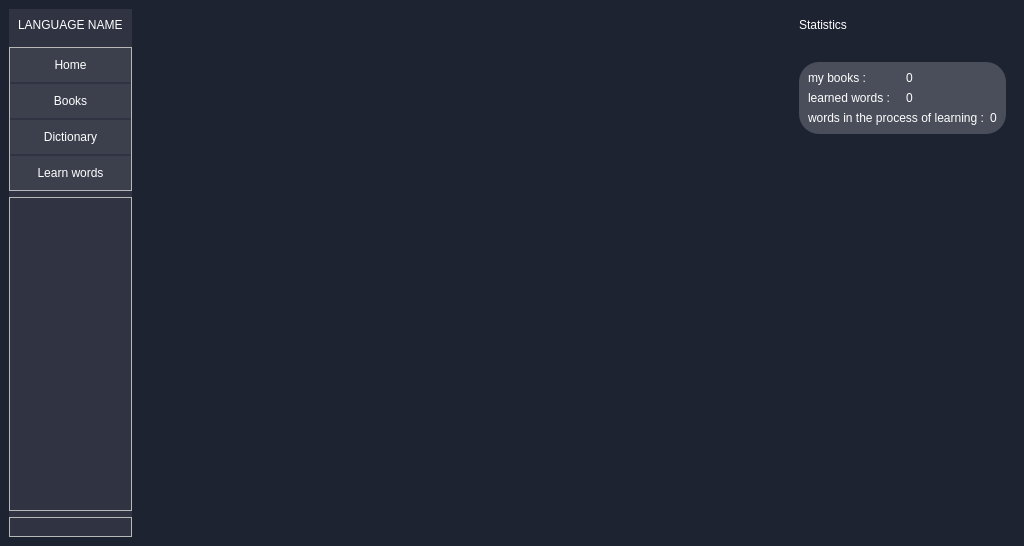
<?xml version="1.0" encoding="UTF-8"?>
<ui version="4.0">
 <class>Form</class>
 <widget class="QWidget" name="Form">
  <property name="geometry">
   <rect>
    <x>0</x>
    <y>0</y>
    <width>1024</width>
    <height>546</height>
   </rect>
  </property>
  <property name="windowTitle">
   <string>Form</string>
  </property>
  <property name="styleSheet">
   <string notr="true">#add_book_btn{
	background-color: rgba(255, 255, 255, 30);
}

#widget{
	background-color: rgba(30, 35, 50, 255);
}

#left_menu{
	background-color: rgba(255, 255, 255, 20);
}

QPushButton{
	padding: 10px, 10px;
	padding-right: 10px;
	padding-left: 10px;
	border: none;
	border-radius: 10px;
	
	background-color: rgba(255, 255, 255, 15);
	color: rgb(255, 255, 255);
	
	font: 63 12pt &quot;Bahnschrift SemiBold SemiConden&quot;;
}

QPushButton:hover{
	background-color: rgba(255, 255, 255, 5);
	color: rgb(200, 200, 200)
}

QLabel{
	color: rgb(255, 255, 255);
	font: 63 12pt &quot;Bahnschrift SemiBold SemiConden&quot;;
}</string>
  </property>
  <layout class="QHBoxLayout" name="horizontalLayout">
   <property name="leftMargin">
    <number>0</number>
   </property>
   <property name="topMargin">
    <number>0</number>
   </property>
   <property name="rightMargin">
    <number>0</number>
   </property>
   <property name="bottomMargin">
    <number>0</number>
   </property>
   <item>
    <widget class="QWidget" name="widget" native="true">
     <property name="styleSheet">
      <string notr="true"/>
     </property>
     <layout class="QHBoxLayout" name="horizontalLayout_2">
      <item>
       <widget class="QWidget" name="left_menu" native="true">
        <property name="styleSheet">
         <string notr="true"/>
        </property>
        <layout class="QVBoxLayout" name="verticalLayout_9">
         <property name="leftMargin">
          <number>0</number>
         </property>
         <property name="topMargin">
          <number>0</number>
         </property>
         <property name="rightMargin">
          <number>0</number>
         </property>
         <property name="bottomMargin">
          <number>0</number>
         </property>
         <item>
          <widget class="QWidget" name="widget_4" native="true">
           <layout class="QHBoxLayout" name="horizontalLayout_11">
            <item>
             <widget class="QLabel" name="label_for_language_name">
              <property name="text">
               <string>LANGUAGE NAME</string>
              </property>
             </widget>
            </item>
           </layout>
          </widget>
         </item>
         <item>
          <widget class="QFrame" name="left_menu_top_frame">
           <property name="styleSheet">
            <string notr="true">QPushButton{
	border: none;
	border-radius: 0px;
}</string>
           </property>
           <property name="frameShape">
            <enum>QFrame::StyledPanel</enum>
           </property>
           <property name="frameShadow">
            <enum>QFrame::Raised</enum>
           </property>
           <layout class="QVBoxLayout" name="verticalLayout_10">
            <property name="spacing">
             <number>2</number>
            </property>
            <property name="leftMargin">
             <number>0</number>
            </property>
            <property name="topMargin">
             <number>0</number>
            </property>
            <property name="rightMargin">
             <number>0</number>
            </property>
            <property name="bottomMargin">
             <number>0</number>
            </property>
            <item>
             <widget class="QPushButton" name="home_btn">
              <property name="cursor">
               <cursorShape>PointingHandCursor</cursorShape>
              </property>
              <property name="mouseTracking">
               <bool>false</bool>
              </property>
              <property name="text">
               <string>Home</string>
              </property>
             </widget>
            </item>
            <item>
             <widget class="QPushButton" name="books_btn">
              <property name="cursor">
               <cursorShape>PointingHandCursor</cursorShape>
              </property>
              <property name="mouseTracking">
               <bool>false</bool>
              </property>
              <property name="text">
               <string>Books</string>
              </property>
             </widget>
            </item>
            <item>
             <widget class="QPushButton" name="dictionary_btn">
              <property name="cursor">
               <cursorShape>PointingHandCursor</cursorShape>
              </property>
              <property name="mouseTracking">
               <bool>false</bool>
              </property>
              <property name="text">
               <string>Dictionary</string>
              </property>
             </widget>
            </item>
            <item>
             <widget class="QPushButton" name="learn_words_btn">
              <property name="cursor">
               <cursorShape>PointingHandCursor</cursorShape>
              </property>
              <property name="mouseTracking">
               <bool>false</bool>
              </property>
              <property name="text">
               <string>Learn words</string>
              </property>
             </widget>
            </item>
           </layout>
          </widget>
         </item>
         <item>
          <widget class="QFrame" name="left_menu_center_frame">
           <property name="sizePolicy">
            <sizepolicy hsizetype="Preferred" vsizetype="Expanding">
             <horstretch>0</horstretch>
             <verstretch>0</verstretch>
            </sizepolicy>
           </property>
           <property name="frameShape">
            <enum>QFrame::StyledPanel</enum>
           </property>
           <property name="frameShadow">
            <enum>QFrame::Raised</enum>
           </property>
          </widget>
         </item>
         <item alignment="Qt::AlignBottom">
          <widget class="QFrame" name="left_menu_bottom_frame">
           <property name="frameShape">
            <enum>QFrame::StyledPanel</enum>
           </property>
           <property name="frameShadow">
            <enum>QFrame::Raised</enum>
           </property>
           <layout class="QVBoxLayout" name="verticalLayout_11"/>
          </widget>
         </item>
        </layout>
       </widget>
      </item>
      <item>
       <widget class="QStackedWidget" name="stackedWidget">
        <property name="sizePolicy">
         <sizepolicy hsizetype="Preferred" vsizetype="Preferred">
          <horstretch>0</horstretch>
          <verstretch>0</verstretch>
         </sizepolicy>
        </property>
        <property name="minimumSize">
         <size>
          <width>0</width>
          <height>0</height>
         </size>
        </property>
        <property name="styleSheet">
         <string notr="true">QWidget{
	background-color: transparent;
}</string>
        </property>
        <widget class="QWidget" name="home_page">
         <property name="styleSheet">
          <string notr="true">#widget_for_number_statistics{
	background-color: rgba(255, 255, 255, 50);
	border-radius: 20px;
}

#scrollArea_for_recommended_books{
	background-color: rgba(255, 255, 255, 200);
	border-radius: 20px;
}</string>
         </property>
         <layout class="QHBoxLayout" name="horizontalLayout_3">
          <property name="leftMargin">
           <number>0</number>
          </property>
          <property name="topMargin">
           <number>0</number>
          </property>
          <property name="rightMargin">
           <number>0</number>
          </property>
          <property name="bottomMargin">
           <number>0</number>
          </property>
          <item>
           <widget class="QWidget" name="central_menu" native="true">
            <property name="sizePolicy">
             <sizepolicy hsizetype="Expanding" vsizetype="Preferred">
              <horstretch>0</horstretch>
              <verstretch>0</verstretch>
             </sizepolicy>
            </property>
            <layout class="QVBoxLayout" name="verticalLayout_7"/>
           </widget>
          </item>
          <item>
           <widget class="QWidget" name="right_menu" native="true">
            <layout class="QVBoxLayout" name="verticalLayout_4">
             <property name="spacing">
              <number>30</number>
             </property>
             <item>
              <widget class="QLabel" name="label_8">
               <property name="text">
                <string>Statistics</string>
               </property>
              </widget>
             </item>
             <item>
              <widget class="QWidget" name="widget_for_number_statistics" native="true">
               <layout class="QVBoxLayout" name="verticalLayout_8">
                <item>
                 <layout class="QHBoxLayout" name="horizontalLayout_6">
                  <item>
                   <widget class="QLabel" name="label_2">
                    <property name="text">
                     <string>my books :</string>
                    </property>
                   </widget>
                  </item>
                  <item>
                   <widget class="QLabel" name="label_books_count">
                    <property name="text">
                     <string>0</string>
                    </property>
                   </widget>
                  </item>
                 </layout>
                </item>
                <item>
                 <layout class="QHBoxLayout" name="horizontalLayout_7">
                  <item>
                   <widget class="QLabel" name="label_4">
                    <property name="text">
                     <string>learned words : </string>
                    </property>
                   </widget>
                  </item>
                  <item>
                   <widget class="QLabel" name="label_learned_words_count">
                    <property name="text">
                     <string>0</string>
                    </property>
                   </widget>
                  </item>
                 </layout>
                </item>
                <item>
                 <layout class="QHBoxLayout" name="horizontalLayout_8">
                  <item>
                   <widget class="QLabel" name="label_6">
                    <property name="text">
                     <string>words in the process of learning :</string>
                    </property>
                   </widget>
                  </item>
                  <item>
                   <widget class="QLabel" name="label_unlearned_words_count">
                    <property name="text">
                     <string>0</string>
                    </property>
                   </widget>
                  </item>
                 </layout>
                </item>
               </layout>
              </widget>
             </item>
             <item>
              <widget class="QWidget" name="widget_2" native="true">
               <property name="sizePolicy">
                <sizepolicy hsizetype="Preferred" vsizetype="Expanding">
                 <horstretch>0</horstretch>
                 <verstretch>0</verstretch>
                </sizepolicy>
               </property>
              </widget>
             </item>
            </layout>
           </widget>
          </item>
         </layout>
        </widget>
        <widget class="QWidget" name="books_page">
         <layout class="QHBoxLayout" name="horizontalLayout_4">
          <property name="leftMargin">
           <number>0</number>
          </property>
          <property name="topMargin">
           <number>0</number>
          </property>
          <property name="rightMargin">
           <number>0</number>
          </property>
          <property name="bottomMargin">
           <number>0</number>
          </property>
          <item>
           <widget class="QWidget" name="central_menu_books_page" native="true">
            <property name="sizePolicy">
             <sizepolicy hsizetype="Expanding" vsizetype="Preferred">
              <horstretch>0</horstretch>
              <verstretch>0</verstretch>
             </sizepolicy>
            </property>
            <layout class="QVBoxLayout" name="verticalLayout">
             <item>
              <widget class="QLabel" name="label_9">
               <property name="text">
                <string>My books :</string>
               </property>
              </widget>
             </item>
             <item>
              <widget class="QScrollArea" name="scrollArea_for_books_page">
               <property name="styleSheet">
                <string notr="true">border: none</string>
               </property>
               <property name="widgetResizable">
                <bool>true</bool>
               </property>
               <widget class="QWidget" name="scrollAreaWidgetContents_2">
                <property name="geometry">
                 <rect>
                  <x>0</x>
                  <y>0</y>
                  <width>100</width>
                  <height>30</height>
                 </rect>
                </property>
                <layout class="QVBoxLayout" name="verticalLayout_3">
                 <property name="leftMargin">
                  <number>0</number>
                 </property>
                 <property name="topMargin">
                  <number>0</number>
                 </property>
                 <property name="rightMargin">
                  <number>0</number>
                 </property>
                 <property name="bottomMargin">
                  <number>0</number>
                 </property>
                 <item>
                  <layout class="QVBoxLayout" name="verticalLayout_for_books_page"/>
                 </item>
                </layout>
               </widget>
              </widget>
             </item>
             <item>
              <widget class="QPushButton" name="add_book_btn">
               <property name="sizePolicy">
                <sizepolicy hsizetype="Fixed" vsizetype="Fixed">
                 <horstretch>0</horstretch>
                 <verstretch>0</verstretch>
                </sizepolicy>
               </property>
               <property name="cursor">
                <cursorShape>PointingHandCursor</cursorShape>
               </property>
               <property name="styleSheet">
                <string notr="true">background-color: rgba(255, 255, 255, 30);</string>
               </property>
               <property name="text">
                <string>Add new book</string>
               </property>
              </widget>
             </item>
            </layout>
           </widget>
          </item>
          <item>
           <widget class="QWidget" name="right_menu_books_page" native="true">
            <layout class="QVBoxLayout" name="verticalLayout_5"/>
           </widget>
          </item>
         </layout>
        </widget>
        <widget class="QWidget" name="dictionary_page">
         <layout class="QHBoxLayout" name="horizontalLayout_5">
          <property name="leftMargin">
           <number>0</number>
          </property>
          <property name="topMargin">
           <number>0</number>
          </property>
          <property name="rightMargin">
           <number>0</number>
          </property>
          <property name="bottomMargin">
           <number>0</number>
          </property>
          <item>
           <widget class="QWidget" name="central_menu_3" native="true">
            <property name="sizePolicy">
             <sizepolicy hsizetype="Expanding" vsizetype="Preferred">
              <horstretch>0</horstretch>
              <verstretch>0</verstretch>
             </sizepolicy>
            </property>
            <layout class="QVBoxLayout" name="verticalLayout_2">
             <item>
              <widget class="QLabel" name="label_11">
               <property name="text">
                <string>dictionary</string>
               </property>
              </widget>
             </item>
             <item>
              <widget class="QScrollArea" name="scrollArea">
               <property name="styleSheet">
                <string notr="true">border: none;</string>
               </property>
               <property name="widgetResizable">
                <bool>true</bool>
               </property>
               <widget class="QWidget" name="scrollAreaWidgetContents_3">
                <property name="geometry">
                 <rect>
                  <x>0</x>
                  <y>0</y>
                  <width>100</width>
                  <height>30</height>
                 </rect>
                </property>
                <layout class="QVBoxLayout" name="verticalLayout_15">
                 <item>
                  <layout class="QVBoxLayout" name="verticalLayout_for_dictionary_page"/>
                 </item>
                </layout>
               </widget>
              </widget>
             </item>
            </layout>
           </widget>
          </item>
          <item>
           <widget class="QWidget" name="right_menu_3" native="true">
            <layout class="QVBoxLayout" name="verticalLayout_6"/>
           </widget>
          </item>
         </layout>
        </widget>
        <widget class="QWidget" name="learn_words_page">
         <layout class="QHBoxLayout" name="horizontalLayout_12">
          <item>
           <widget class="QWidget" name="central_menu_4" native="true">
            <property name="sizePolicy">
             <sizepolicy hsizetype="Expanding" vsizetype="Preferred">
              <horstretch>0</horstretch>
              <verstretch>0</verstretch>
             </sizepolicy>
            </property>
            <layout class="QVBoxLayout" name="verticalLayout_13">
             <item>
              <widget class="QPushButton" name="start_learn_words_btn">
               <property name="cursor">
                <cursorShape>PointingHandCursor</cursorShape>
               </property>
               <property name="styleSheet">
                <string notr="true">background-color: rgba(255, 255, 255, 50);</string>
               </property>
               <property name="text">
                <string>Start training</string>
               </property>
              </widget>
             </item>
             <item>
              <layout class="QVBoxLayout" name="verticalLayout_for_training"/>
             </item>
            </layout>
           </widget>
          </item>
          <item>
           <widget class="QWidget" name="right_menu_4" native="true">
            <layout class="QVBoxLayout" name="verticalLayout_12"/>
           </widget>
          </item>
         </layout>
        </widget>
        <widget class="QWidget" name="read_current_book_page">
         <layout class="QHBoxLayout" name="horizontalLayout_9">
          <item>
           <widget class="QWidget" name="central_menu_current_book_page" native="true">
            <property name="sizePolicy">
             <sizepolicy hsizetype="Expanding" vsizetype="Preferred">
              <horstretch>1</horstretch>
              <verstretch>0</verstretch>
             </sizepolicy>
            </property>
            <layout class="QVBoxLayout" name="verticalLayout_14">
             <item>
              <widget class="QLabel" name="label_for_current_book_page_for_book_name">
               <property name="text">
                <string>CURRENT_BOOK_NAME</string>
               </property>
              </widget>
             </item>
             <item>
              <widget class="QWidget" name="widget_for_book_content" native="true">
               <property name="sizePolicy">
                <sizepolicy hsizetype="Expanding" vsizetype="Expanding">
                 <horstretch>0</horstretch>
                 <verstretch>0</verstretch>
                </sizepolicy>
               </property>
               <property name="styleSheet">
                <string notr="true">*{
	background-color: rgb(255, 255, 255);

	border-radius: 20px;

	padding: 10px, 10px;
	padding-right: 10px;
	padding-left: 10px;

	font: 63 10pt &quot;Bahnschrift SemiBold SemiConden&quot;;

	font-color: rgba(30, 35, 50, 255);
}</string>
               </property>
               <layout class="QVBoxLayout" name="verticalLayout_17">
                <property name="leftMargin">
                 <number>0</number>
                </property>
                <property name="topMargin">
                 <number>0</number>
                </property>
                <property name="rightMargin">
                 <number>0</number>
                </property>
                <property name="bottomMargin">
                 <number>0</number>
                </property>
                <item>
                 <layout class="QVBoxLayout" name="verticalLayout_for_book_content"/>
                </item>
               </layout>
              </widget>
             </item>
             <item>
              <widget class="QWidget" name="widget_3" native="true">
               <layout class="QHBoxLayout" name="horizontalLayout_13">
                <property name="leftMargin">
                 <number>0</number>
                </property>
                <property name="topMargin">
                 <number>0</number>
                </property>
                <property name="rightMargin">
                 <number>0</number>
                </property>
                <property name="bottomMargin">
                 <number>0</number>
                </property>
                <item alignment="Qt::AlignLeft">
                 <widget class="QPushButton" name="previous_page_btn">
                  <property name="text">
                   <string>Previous page</string>
                  </property>
                 </widget>
                </item>
                <item alignment="Qt::AlignRight">
                 <widget class="QPushButton" name="next_page_btn">
                  <property name="text">
                   <string>Next page</string>
                  </property>
                 </widget>
                </item>
               </layout>
              </widget>
             </item>
            </layout>
           </widget>
          </item>
          <item>
           <widget class="QWidget" name="right_menu_current_book_page" native="true">
            <property name="sizePolicy">
             <sizepolicy hsizetype="Preferred" vsizetype="Preferred">
              <horstretch>0</horstretch>
              <verstretch>0</verstretch>
             </sizepolicy>
            </property>
            <property name="minimumSize">
             <size>
              <width>0</width>
              <height>0</height>
             </size>
            </property>
            <layout class="QHBoxLayout" name="horizontalLayout_10">
             <property name="leftMargin">
              <number>0</number>
             </property>
             <property name="topMargin">
              <number>0</number>
             </property>
             <property name="rightMargin">
              <number>0</number>
             </property>
             <property name="bottomMargin">
              <number>0</number>
             </property>
             <item>
              <layout class="QVBoxLayout" name="verticalLayout_right_menu_current_book_page"/>
             </item>
            </layout>
           </widget>
          </item>
         </layout>
        </widget>
       </widget>
      </item>
     </layout>
    </widget>
   </item>
  </layout>
 </widget>
 <resources/>
 <connections/>
</ui>
